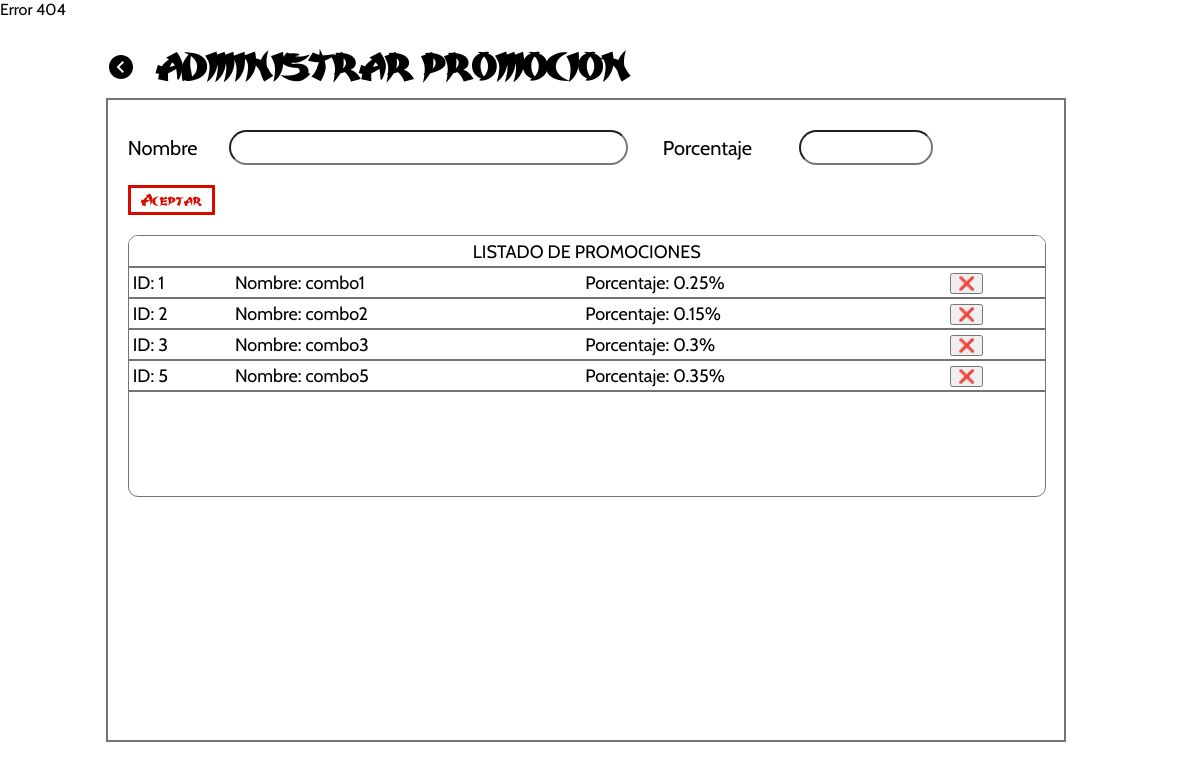
/PHP/opAdmPromocion.php, run on the app's committed database.
### tables this page shows
CREATE TABLE `descuento` (
  `id_descuento` int(11) NOT NULL,
  `nombre_descuento` varchar(30) NOT NULL,
  `porcenta_descuento` double NOT NULL
);

### PHP/opAdmPromocion.php (the view, shortened to what this page needs)
<?php
    include('conexion.php');
?>
<!DOCTYPE html>
<html lang="es">
<head>
    <link rel="stylesheet" href="../CSS/opAdmPromocion.css">
</head>
<body>
<?php
   switch($_SESSION['tipo_usuario']){
       default:
       echo"Error 404";
       break;
   }
  ?>
    <main>
        <div class="cabecera">
            <a class="volver" href="home.php">
                <svg xmlns="http://www.w3.org/2000/svg" width="24" height="24" viewBox="0 0 24 24"><path d="M0 12c0 6.627 5.373 12 12 12s12-5.373 12-12-5.373-12-12-12-12 5.373-12 12zm7.58 0l5.988-5.995 1.414 1.416-4.574 4.579 4.574 4.59-1.414 1.416-5.988-6.006z"/></svg>
            </a>
            <h2>ADMINISTRAR PROMOCION</h2>
        </div>
        <div class="contenido">
            <div class="contenido-fila1">
                <div>
                    <form class="detalle" action="agregarPromo.php" method="POST">
                        <div class="contenedor-datos">
                            <div class="datos-columna1">
                                <div class="dato">
                                    <label for="nombreDescuento">Nombre</label>
                                    <input name="nombre" type="text" required>
                                </div>
                            </div>
                            <div class="datos-columna2">
                                <div class="dato">
                                    <label for="nombreDescuento">Porcentaje</label>
                                    <input name="porcentaje" type="number" min="5" max="90" required>
                                </div>
                            </div>
                        </div>
                        <div class="listado">
                            <div class=divboton>
                                <input type="submit" value="Aceptar"></input>
                            </div>
                        </div>
                    </form>
                </div>
            </div>
            <div class="contenido-fila2">
                <div class="divtabla">
                    <table class="lista" border=none>
                        <tbody>
                            <?php
                            echo '<tr class="encabezado-tabla"  style="text-align:center;">
                            <td  colspan="4">LISTADO DE PROMOCIONES</td>
                            </tr>';
                                $solicitud = "SELECT * FROM descuento";
                                $resultado = mysqli_query($conexion, $solicitud);
                                foreach ($resultado as $Aux){
                                    echo '<tr>';
                                    echo '  <td>ID: '.$Aux["id_descuento"].'</td>';
                                    echo '  <td>Nombre: '.$Aux["nombre_descuento"].'</td>';
                                    echo '  <td>Porcentaje: '.$Aux["porcenta_descuento"].'%</td>';
                                    echo '  <td>';
                                    echo ' <form action="eliminarPromo.php" method="POST">';
                                    echo '   <button>❌</button>';
                                    echo ' </form>';
                                    echo '  </td>';
                                    echo '</tr>';
                                }
                            ?>
                        </tbody>
                    </table>
                </div>
            </div>
        </div>
    </main>
</body>
</html>

### CSS/opAdmPromocion.css (style rules this page uses)
.divboton input { transform: translateY(0%); }

### CSS/opAdmyGes.css (style rules this page uses)
.cabecera { display: flex; align-items: center; }
.cabecera>h2 { line-height: 0; margin-left: 20px; }
.volver>svg { width: 30px; transition: .2s ease-in; }
.contenido { height: 75vh; border: 2px solid rgb(116, 116, 116); padding: 20px; display: flex; flex-direction: column; }
.contenido-fila1 { display: flex; }
.detalle>.contenedor-datos { display: flex; margin-bottom: 20px; }
select, input[type="number"], input[type="text"], input[type="password"], input[type="date"], input[type="tel"] { border-radius: 20px; outline: none; }
table { width: 100%; }
.contenedor-datos>.datos-columna1 { margin-right: 35px; }
.contenedor-datos>.datos-columna1>.dato { width: 500px; display: flex; justify-content: space-between; align-items: center; margin-top: 10px; }
.contenedor-datos>.datos-columna1>.dato>label { font-size: 20px; }
.contenedor-datos>.datos-columna1>.dato>select, .contenedor-datos>.datos-columna1>.dato>input[type="text"], .contenedor-datos>.datos-columna1>.dato>input[type="number"], .contenedor-datos>.datos-columna1>.dato>input[type="password"], .contenedor-datos>.datos-columna1>.dato>input[type="date"], .contenedor-datos>.datos-columna1>.dato>input[type="tel"] { width: 75%; font-size: 18px; padding: 5px 10px; }
.contenedor-datos>.datos-columna2 { margin-right: 35px; }
.contenedor-datos>.datos-columna2>.dato { width: 270px; display: flex; justify-content: space-between; align-items: center; margin-top: 10px; }
.contenedor-datos>.datos-columna2>.dato>label { font-size: 20px; }
.contenedor-datos>.datos-columna2>.dato>select, .contenedor-datos>.datos-columna2>.dato>input[type="text"], .contenedor-datos>.datos-columna2>.dato>input[type="number"], .contenedor-datos>.datos-columna2>.dato>input[type="password"], .contenedor-datos>.datos-columna2>.dato>input[type="date"], .contenedor-datos>.datos-columna2>.dato>input[type="tel"] { width: 110px; font-size: 18px; padding: 5px 10px; }
.listado { display: flex; justify-content: space-between; margin-bottom: 20px; }
.contenido-fila2>.divtabla { border: 1px solid rgb(116, 116, 116); border-radius: 10px; overflow: hidden; width: 100%; height: 260px; overflow-y: scroll; margin-right: 35px; }
.divboton input { transform: translateY(340%); font-family: 'Karate'; border: 3px solid var(--color-primario); padding: 5px 10px; background: none; color: var(--color-primario); font-size: var(--tamaño-subtítulo); transition: .2s ease-in; cursor: pointer; }

### CSS/administrador.css (style rules this page uses)
body { display: flex; margin: 0 ; padding:0; overflow: hidden; }
h1,h2 { font-family: var(--tipografia-título); }
a { text-decoration: none; }
main { width: 80%; padding: 40px; }

### CSS/principal.css (style rules this page uses)
:root { --tamaño-logo: 80px; --tamaño-logo-grande: 170px; --tamaño-títulos: 35px; --tamaño-subtítulos: 25px; --tamaño-párrafos: 16px; --color-primario: #D80A00; --color-secundario: #DB6D00; --color-terciario: #FF625D; --sobra-basica: 0 5px 8px 5px rgba(0, 0, 0, .25); --tipografia-título: 'Karate'; --tipografia-párrafos: 'Cabin', sans-serif; --linea-abajo: 3px solid black; --transicion: .2s ease-in; --transicion-larga: .5s ease-in; }
body { font-family: var(--tipografia-párrafos); min-height: 97.6vh; }
h2 { font-size: var(--tamaño-títulos); }
a { color: black; }
input[type="submit"] { font-family: 'Karate'; border: 3px solid var(--color-primario); padding: 5px 10px; }
table.lista { border: 2px solid #FFFFFF; background-color: #FFFFFF; width: 100%; text-align: left; border-collapse: collapse; }
table.lista td { padding: 3px 2px; white-space: nowrap; }
table.lista tbody td { font-size: 18px; }
table.lista>tbody>tr { border-bottom: 2px solid rgb(116, 116, 116); }

### data on the page
descuento: id_descuento "1", nombre_descuento "combo1", porcenta_descuento "0.25"
descuento: id_descuento "2", nombre_descuento "combo2", porcenta_descuento "0.15"
descuento: id_descuento "3", nombre_descuento "combo3", porcenta_descuento "0.3"
descuento: id_descuento "5", nombre_descuento "combo5", porcenta_descuento "0.35"
